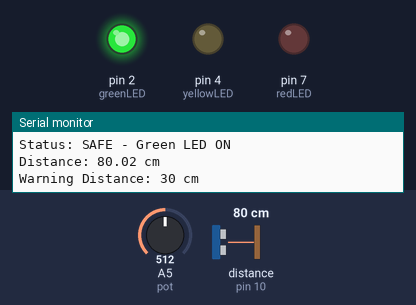
Bench run of a sketch on a simulated Arduino Uno, built with avr-gcc and run on an emulated ATmega328P. Shown: output pins drawn as LEDs (lit = HIGH), the last lines printed to the serial monitor. Wiring (inferred from the names in the program): ultrasonic range finder: trigger pin 11; echo pin 10. The test bench sets the inputs (shaded band); at power-on: distance to the obstacle (sensor on pin 10) 80 cm, A5 (pot) = 512. The echo pulse lasts 58.3 µs per cm; pins used as bus, display or sensor lines are not drawn.

Above: at 1.3 s.
1.4 s: distance to the obstacle (sensor on pin 10) set to 32 cm
2.9 s: distance to the obstacle (sensor on pin 10) set to 26 cm
At 3.9 s:
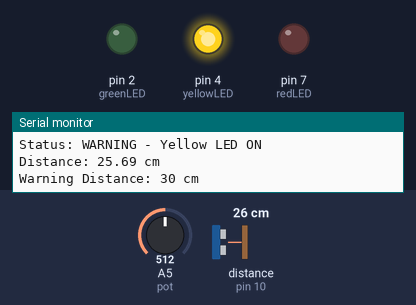
4.6 s: distance to the obstacle (sensor on pin 10) set to 17 cm
6.1 s: distance to the obstacle (sensor on pin 10) set to 14 cm
At 7.4 s:
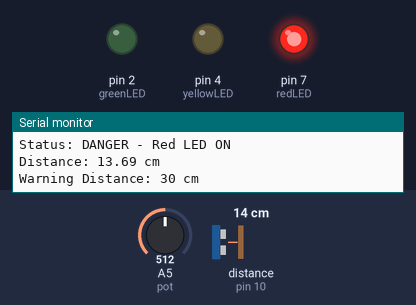
7.7 s: distance to the obstacle (sensor on pin 10) set to 18 cm
At 8.9 s:
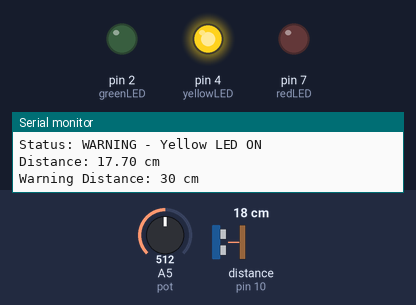
9.2 s: distance to the obstacle (sensor on pin 10) set to 2 cm
At 10.6 s:
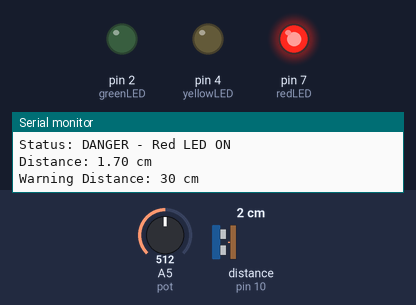
Timing chart, 0 to 11.8 s (numbered marks = the images above; inputs shaded):
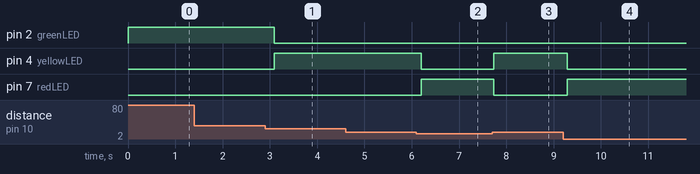

Measured:
- the behaviour switches between 30 and 29 cm on distance to the obstacle (sensor on pin 10) (found by bisection; images 0 and 1)
- the behaviour switches between 16 and 15 cm on distance to the obstacle (sensor on pin 10) (found by bisection; images 1 and 2)
- after the input at 2.9 s, pin 2 (greenLED): HIGH → LOW after 0.20 s; pin 4 (yellowLED): LOW → HIGH after 0.20 s
- after the input at 6.1 s, pin 4 (yellowLED): HIGH → LOW after 0.10 s; pin 7 (redLED): LOW → HIGH after 0.10 s
- after the input at 7.7 s, pin 4 (yellowLED): LOW → HIGH at once; pin 7 (redLED): HIGH → LOW at once
- after the input at 9.2 s, pin 4 (yellowLED): HIGH → LOW after 0.09 s; pin 7 (redLED): LOW → HIGH after 0.09 s

The sketch:

2.INO
```cpp
const int pot = A5;
const int redLED = 7;
const int yellowLED = 4;
const int greenLED = 2;
const int trigPin = 11;
const int echoPin = 10;
long duration;
float distance;
void setup(){
  pinMode(redLED, OUTPUT);
  pinMode(yellowLED, OUTPUT);
  pinMode(greenLED, OUTPUT);
  pinMode(trigPin, OUTPUT);
  pinMode(echoPin, INPUT);
  Serial.begin(9600);
}
void loop(){
  int potValue = analogRead(pot);
  int warningDistance = map(potValue, 0, 1023, 10, 50);
  digitalWrite(trigPin, LOW);
  delayMicroseconds(2);
  digitalWrite(trigPin, HIGH);
  delayMicroseconds(10);
  digitalWrite(trigPin, LOW);
  duration = pulseIn(echoPin, HIGH);
  distance = duration * 0.0343 / 2;
  digitalWrite(greenLED, LOW);
  digitalWrite(yellowLED, LOW);
  digitalWrite(redLED, LOW);
  if (distance > warningDistance){
    digitalWrite(greenLED, HIGH);
    Serial.println("Status: SAFE - Green LED ON");
  }
  else if (distance > warningDistance / 2.0){
    digitalWrite(yellowLED, HIGH);
    Serial.println("Status: WARNING - Yellow LED ON");
  }
  else{
    digitalWrite(redLED, HIGH);
    Serial.println("Status: DANGER - Red LED ON");
  }
  Serial.print("Distance: ");
  Serial.print(distance);
  Serial.println(" cm");
  Serial.print("Warning Distance: ");
  Serial.print(warningDistance);
  Serial.println(" cm \n");
  delay(500);
}
```
